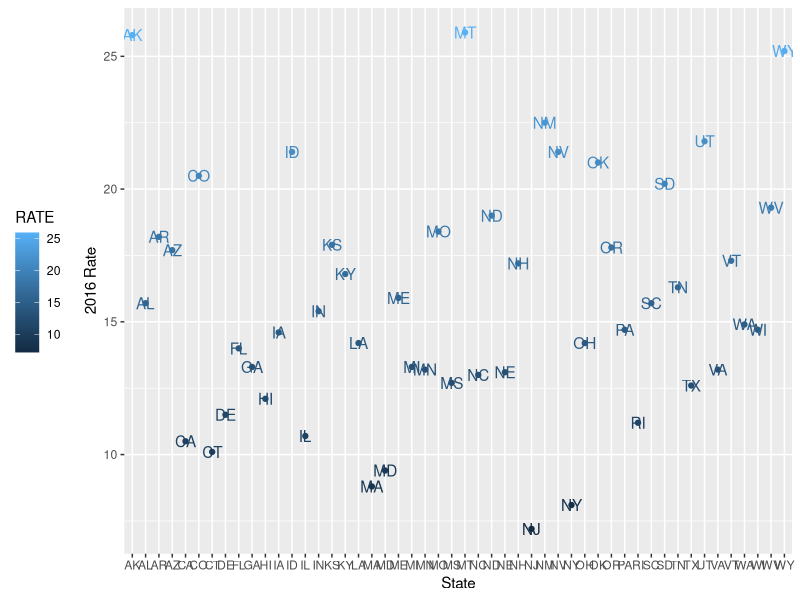

R code for this plot:
## ---- chunk 1
knitr::opts_chunk$set(echo = TRUE)
## ---- chunk 2
library(tidyverse)
## ---- chunk 3
data_base =
  tibble(
  list = list.files("data", full.names = TRUE),
  map(list, read_csv)
  ) %>% 
  unnest() %>% 
  separate(list, into = c("state", "rate", "deaths", "url"), sep = "_") %>%
  select(state, rate, deaths, url)
## ---- chunk 4
suic_data = read_csv(file = "./data/SUICIDE2016.csv")
## ---- chunk 5
plot = suic_data %>% 
  ggplot(aes(x = STATE, y = RATE, color = RATE, label=STATE)) + 
  geom_point() + 
  geom_text(aes(label=STATE)) +
    labs(
    x = "State" ,
    y = "2016 Rate"
    ) +
  theme(legend.position = "left")
plot
## ---- chunk 6
library(readxl)
## ---- chunk 7
pov_data = read_csv(file = "./data/POVERTY1517.csv")

